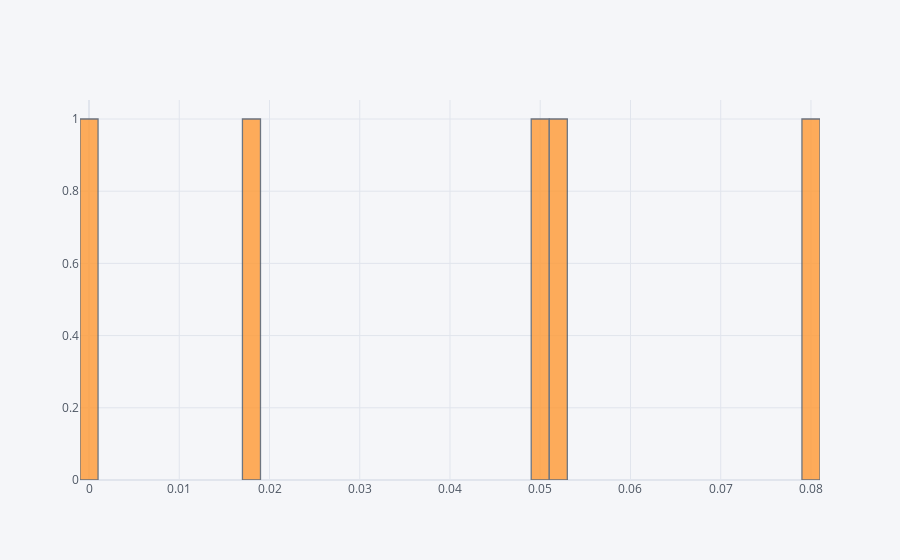

Write notebook code for a chart like this one.
### Code cell
print(df.groupby('work_type')['stroke'].mean().sort_values())
print()
df.groupby('work_type')['stroke'].mean().iplot(kind='histogram',subplots=True,bins=50)

### Figure 1 — Plotly figure (JSON) as saved in the notebook; plotly's stock layout.template omitted (floating-point values rounded to 4 significant figures)
{"data": [{"histfunc": "count", "histnorm": "", "marker": {"color": "rgba(255, 153, 51, 1.0)", "line": {"color": "#4D5663", "width": 1.3}}, "name": "stroke", "nbinsx": 50, "opacity": 0.8, "orientation": "v", "type": "histogram", "x": [0.05023, 0, 0.05113, 0.07956, 0.01754], "xaxis": "x", "yaxis": "y"}], "layout": {"barmode": "overlay", "legend": {"bgcolor": "#F5F6F9", "font": {"color": "#4D5663"}}, "paper_bgcolor": "#F5F6F9", "plot_bgcolor": "#F5F6F9", "title": {"font": {"color": "#4D5663"}}, "xaxis": {"anchor": "y", "domain": [0, 1], "gridcolor": "#E1E5ED", "showgrid": true, "tickfont": {"color": "#4D5663"}, "title": {"font": {"color": "#4D5663"}, "text": ""}, "zerolinecolor": "#E1E5ED"}, "yaxis": {"anchor": "x", "domain": [0, 1], "gridcolor": "#E1E5ED", "showgrid": true, "tickfont": {"color": "#4D5663"}, "title": {"font": {"color": "#4D5663"}, "text": ""}, "zerolinecolor": "#E1E5ED"}}}
